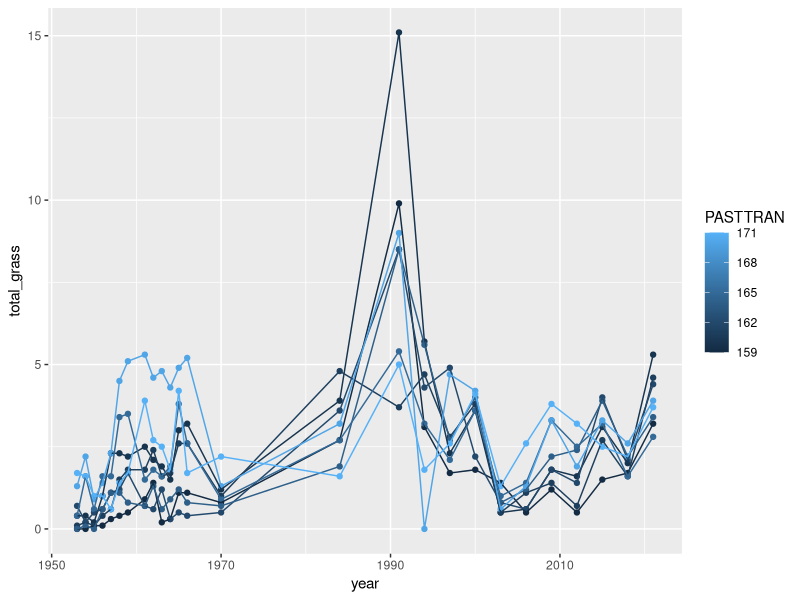
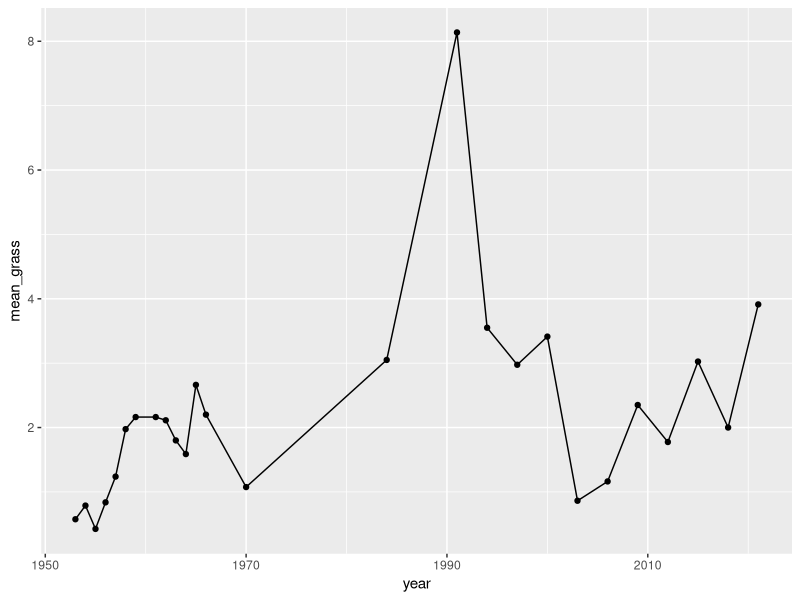

Recreate these plots in R, in order.
#' Santa Rita transect data
#' 
#' EMC 1/6/22

library(dplyr)
library(ggplot2)

raw = read.csv('other data sets/santa rita/transects/ltcover_2021Oct11.csv')

# choose which transects to use
#   exclude transects that have been treated to kill mesquite, or burned in any of the 3 fires
transectdat = raw %>% 
  dplyr::filter(MESQSTAT=='LIVE', X1994.Burn=='NO', X2017.Burn=='NO', X2018.Burn=='NO') %>%
  unique()

# grass species codes (from species_code_translation.txt)
grasses = c('ANBA','ANCI','ANSC','ARFE','ARGL','ARGL1','ARIS','ASC','DICA','ERCU','MURE','PAOB','BOCH','BOCU','BOEL','BOER','BOFI',
            'BOHI','BORO','COPA','ENDE','ERAG','ERCH','ERCH1','ERIN','ERIN1','ERLE','ERPU','ERSU','HECO','HECO1','HIBE','LECO',
            'LEDU','LYPH','MUAR','MUEM','MUHL','MUPO','MUPO1','PAHA','PAMU','PECI','SEMA','SIHY','SPCO','SPOR','STIP','TRCA1',
            'TRMU','TRPU')

# restrict transect data to grass species
transectgrass = dplyr::filter(transectdat, SPECIES %in% grasses) %>%
  dplyr::select(PASTTRAN, PASTURE, TRANSECT, SPECIES, YR1953:YR2021)

# pivot long
transectgrasslong = tidyr::pivot_longer(transectgrass, cols=YR1953:YR2021, names_to='y', values_to='cover_raw') %>%
  mutate(year = as.numeric(substr(y,3,6)),
         cover_ft = cover_raw/10)
# fill in NA
transectgrasslong$cover_ft[transectgrasslong$cover_ft<0] <- NA


# determine which transects were sampled in which years
alltransectsallyears = expand.grid(year=1953:2021, PASTTRAN=unique(transectgrasslong$PASTTRAN))

samplingdates = transectgrasslong %>%
  dplyr::filter(!is.na(cover_ft)) %>%
  dplyr::select(PASTTRAN, PASTURE, TRANSECT, year) %>%
  unique() %>%
  merge(alltransectsallyears, all=T) %>%
  mutate(sampled=rep(0))
samplingdates$sampled[!is.na(samplingdates$PASTURE)] <- 1

minmaxyear = samplingdates %>%
  dplyr::filter(sampled==1) %>%
  group_by(PASTTRAN) %>%
  summarize(minyear = min(year),
            maxyear = max(year),
            nyears = n_distinct(year))
# first years range from 1953-1975. 
# Restrict to longest-running, started in 1953 (all pasture 8)

selectedtransects = minmaxyear$PASTTRAN[minmaxyear$minyear<=1953]

# ==============================================================
# look at sampling history of selected transects
samplehist = samplingdates %>% dplyr::filter(PASTTRAN %in% selectedtransects) %>%
  dplyr::select(PASTTRAN, year, sampled) %>%
  tidyr::pivot_wider(id_cols=PASTTRAN, names_from=year, values_from=sampled)

# these transects were all sampled in selected years
selectedyears = c(1953:1959, 1961:1966, 1970,  1984, 1991, 1994, 1997, 2000, 2003, 2006, 2009, 2012, 2015, 2018, 2021)

# sum all grass species and plot data
dat = transectgrasslong %>% 
  dplyr::filter(PASTTRAN %in% selectedtransects, year %in% selectedyears) %>%
  group_by(PASTTRAN, PASTURE, TRANSECT, year) %>%
  summarize(total_grass = sum(cover_ft, na.rm=T))



ggplot(dat, aes(x=year, y=total_grass, color=PASTTRAN, group=PASTTRAN)) +
  geom_point() +
  geom_line()

# looks like no data fro 1975-1981
test = dplyr::filter(raw, PASTTRAN==selectedtransects[1], SPECIES %in% grasses)
# most grass species were not recorded these years

# get mean of transects
meangrass = dat %>% group_by(year) %>%
  summarize(mean_grass = mean(total_grass))

ggplot(meangrass, aes(x=year, y=mean_grass)) +
  geom_point() +
  geom_line()

# write cleaned data to file
write.csv(meangrass, 'other data sets/santa rita/transects/pasture8_transects_mean.csv', row.names=F)


# ===============================================================
# include more transects